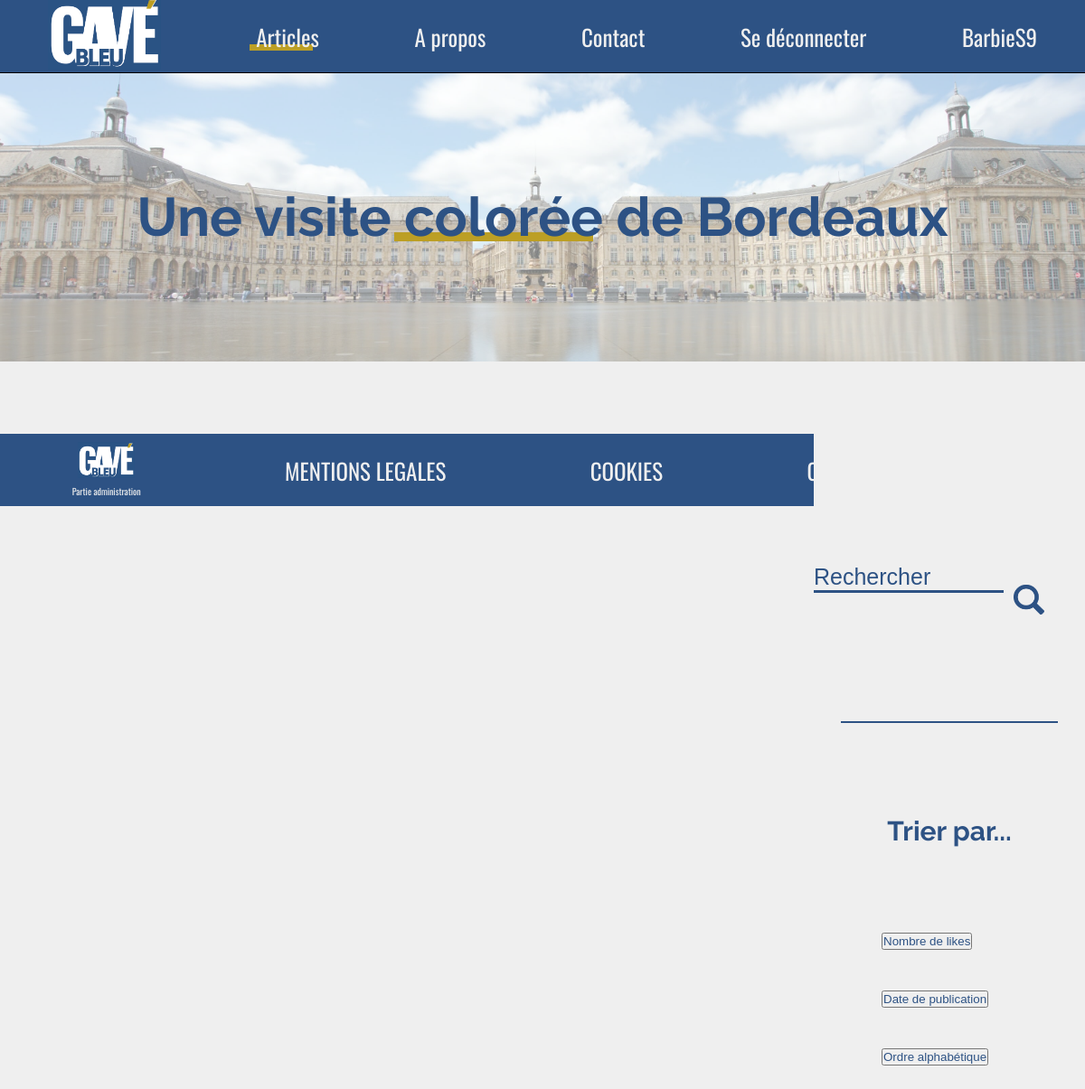
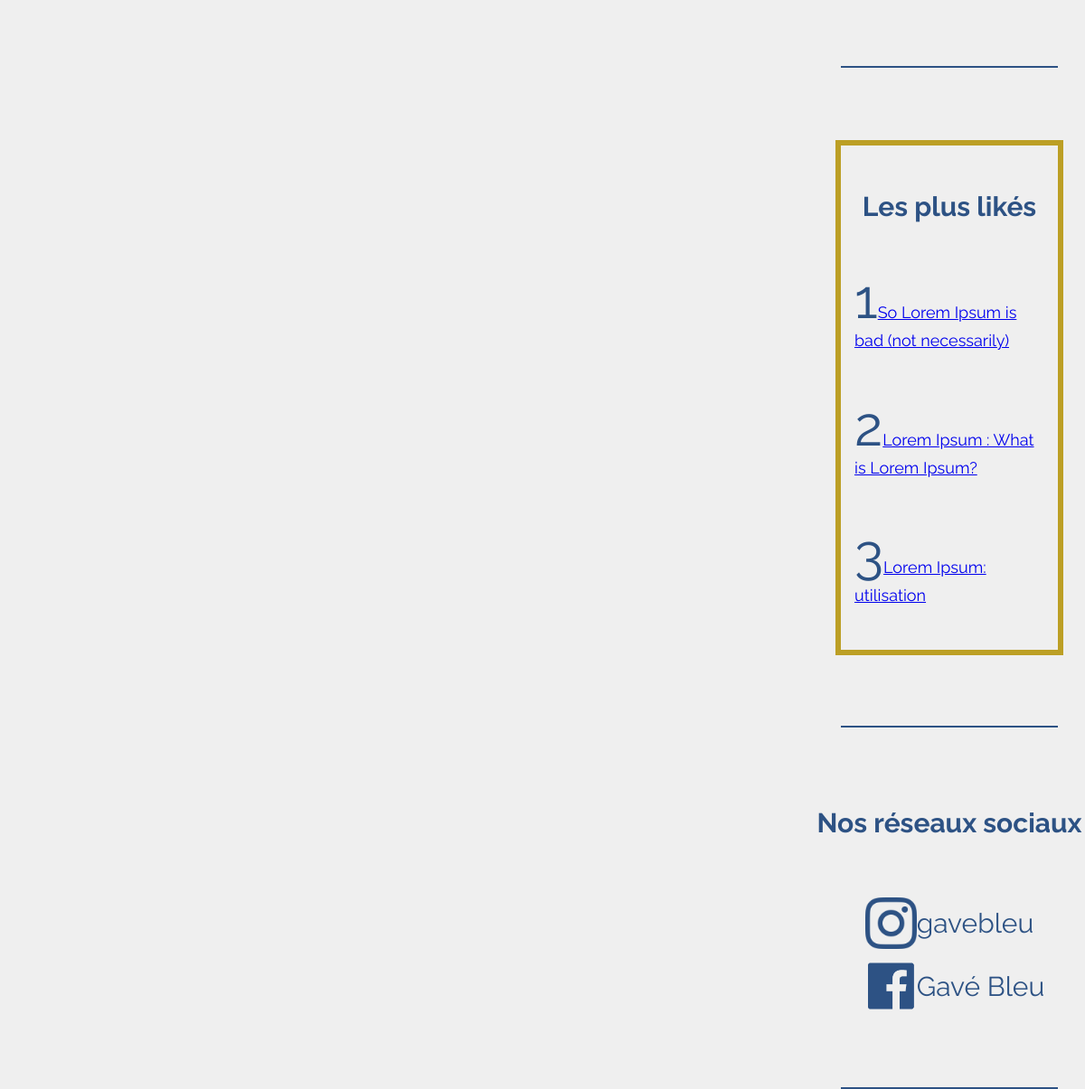
The app's page /profil.php?EMail=titou@gmail.com with its own data (2 pictures, top to bottom).
### tables this page shows
CREATE TABLE IF NOT EXISTS `user` (
  `Login` char(30) NOT NULL,
  `Pass` char(15) NOT NULL,
  `LastName` char(30) DEFAULT NULL,
  `FirstName` char(30) DEFAULT NULL,
  `EMail` char(50) NOT NULL,
  PRIMARY KEY (`Login`,`Pass`),
  KEY `USER_FK` (`Login`,`Pass`)
);

CREATE TABLE IF NOT EXISTS `article` (
  `NumArt` char(10) NOT NULL,
  `DtCreA` date DEFAULT NULL,
  `LibTitrA` text,
  `LibChapoA` text,
  `LibAccrochA` text,
  `Parag1A` text,
  `LibSsTitr1` text,
  `Parag2A` text,
  `LibSsTitr2` text,
  `Parag3A` text,
  `LibConclA` text,
  `UrlPhotA` char(255) DEFAULT NULL,
  `Likes` int(11) DEFAULT NULL,
  `NumAngl` char(8) NOT NULL,
  `NumThem` char(8) NOT NULL,
  `NumLang` char(8) NOT NULL,
  PRIMARY KEY (`NumArt`),
  KEY `ARTICLE_FK` (`NumArt`),
  KEY `FK_ASSOCIATION_1` (`NumAngl`),
  KEY `FK_ASSOCIATION_2` (`NumThem`),
  KEY `FK_ASSOCIATION_3` (`NumLang`)
);

### profil.php (the view, shortened to what this page needs)
<?php
include 'conect.php';
if(isset($_GET['EMail'])){
    $EMail = htmlspecialchars($_GET['EMail']);
    $reqUser = $bdPdo->prepare("SELECT * FROM USER WHERE EMAIL = ?");
    $reqUser->execute(array($EMail));
    $userInfo = $reqUser->fetch();
?>
<!DOCTYPE html>
<html lang="fr">
<head>
<link rel="stylesheet" type="text/css" href="style.css">
</head>
<body class="index-page">
    <section class="nav-bar">
        <a class="no-display" href="profil.php?EMail=<?=$EMail?> "><img class="logo-header" src="img/logo.png"></a>
        <a class="active" href="profil.php?EMail=<?=$EMail?> ">Articles</a>
        <a href="about.php?EMail=<?=$EMail?> ">A propos</a>
        <a href="contact.php?EMail=<?=$EMail?>">Contact</a>
        <a href="disconnectUser.php">Se déconnecter</a>
        <a href="editUserProfil.php?EMail=<?=$EMail?>"><?= $userInfo['Login'] ?></a>
    </section>
    <section class="first-container">
        <div class="first-container-filter">
            <h1 class="slogan">Une visite <span class="coloree">colorée</span> de Bordeaux</h1>
        </div>
    </section>
    <div class="fixed-bar">
        <div class="research-input-div">
            <form method="POST" action="">
                <input class="research-input" type="search" name="search" maxlength="20" placeholder="Rechercher">
                <button type="submit" name="rechercher" value="Rechercher"><img class="img-search" src="img/search.png"></button>
            </form>
            <hr class="horizontal-bar">
        </div>
        <div class="check-input-div">
            <h3>Trier par...</h3>
            <div>
                <label>
                    <form method="POST" action="">
                        <input type="submit" name="submitLikes" value="Nombre de likes">
                    </form>
                </label>
            </div>
            <div>
                <label>
                    <form method="POST" action="">
                        <input type="submit" name="submitDate" value="Date de publication">
                    </form>
                </label>
            </div>
            <div>
                <label>
                    <form method="POST" action="">
                        <input type="submit" name="submitAlphabet" value="Ordre alphabétique">
                    </form>
                </label>
            </div>
            <hr class="horizontal-bar">
        </div>
        <div class="plus-vus-div">
            <div class="les-plus-vus-container">
                <h3>Les plus likés</h3>
                <?php
                include "conect.php";
                $Article = $bdPdo ->query('SELECT * FROM Article ORDER BY Likes DESC ');
                $nbArticle = 1;
                while(($v = $Article->fetch()) AND $nbArticle <= 3) {
                ?>
                <p><span class="big-number"><?= $nbArticle; ?></span><a href="article.php?id=<?= $v['NumArt']?>"><?= $v['LibTitrA']; ?></a></p>
                <?php
                    $nbArticle++;
                }
                ?>
            </div>
            <hr class="horizontal-bar">
        </div>
        <div class="social-div">
            <h3>Nos réseaux sociaux</h3>
            <a href="#"><p><img class="logo-rs" src="img/insta.png"> gavebleu</p></a>
            <a href="#"><p><img class="logo-rs" src="img/fb.png"> Gavé Bleu</p></a>
        </div>
    </div>
    <footer>
        <div class="footer-link-admin">
            <a href="mdp.php"><img class="logo-footer" src="img/logo.png"></a>
            <a class="admin-link" href="mdp.php">Partie administration</a>
        </div>
        <a href="mentions.php?EMail=<?=$EMail?>">MENTIONS LEGALES</a>
        <a href="#">COOKIES</a>
        <a href="moderation.php?EMail=<?=$EMail?>">CHARTE DE MODERATION</a>
    </footer>
</body>
</html>
<?php }else{
    header("Location: index.php");
} ?>

### style.css (style rules this page uses)
* { margin: 0; padding: 0; }
html { font-size: 62.5%; }
body { height: 100%; font-family: 'Raleway', sans-serif; background-color: #EFEFEF; position: relative; }
h3 { font-size: 3rem; color: #2D5284; margin-bottom: 5rem; text-align: center; }
input, textarea { color: #2D5284 !important; }
.logo-header { height: 10vh; }
.logo-footer { height: 5vh; }
.nav-bar { position: fixed; top: 0; left: 0; height: 10vh; width: 100%; background-color: #2D5284; border-bottom: solid 1px #000; display: flex; justify-content: space-around; align-items: center; z-index: 10; }
.nav-bar a { color: #EFEFEF; text-decoration: none; position: relative; font-size: 2.5rem; font-family: 'Oswald', sans-serif; }
.nav-bar .active:before { content: ''; position: absolute; z-index: -1; bottom: 3px; left: -10%; height: 7px; width: 100%; background-color: #BC9F25; }
.first-container { height: 40vh; margin-top: 10vh; width: 100%; background-image: url(img/background.jpg); background-size: cover; background-position: center; }
.first-container-filter { width: 100%; height: 100%; background-color: rgba(255, 255, 255, .5); display: flex; justify-content: center; align-items: center; color: #2D5284; font-size: 4rem; }
.slogan { font-weight: 700; }
.coloree { position: relative; z-index: 5; }
.coloree:before { content: ''; z-index: -1; width: 100%; height: 10px; background-color: #BC9F25; position: absolute; bottom: 8px; left: -5%; }
.fixed-bar { width: 25%; background-color: #EFEFEF; position: absolute; overflow: hidden; margin-top: 50vh; margin-bottom: 1vh; top: 0; right: 0; z-index: 9; display: flex; flex-direction: column; align-items: center; }
.research-input { border-top: none; border-left: none; border-right: none; border-bottom: solid 3px #2D5284; width: 70%; font-size: 2.5rem; color: #2D5284; background-color: transparent; }
::placeholder { color: #2D5284; }
.img-search { position: absolute; right: 15%; }
.research-input-div { height: 20vh; width: 100%; position: relative; display: flex; justify-content: center; align-items: center; margin-top: 10vh; padding-bottom: 10vh; }
.horizontal-bar { width: 80%; background-color: #2D5284; position: absolute; bottom: 0; border: none; height: 2px; display: block; left: 50%; transform: translateX(-50%); }
.check-input-div { height: 40vh; width: 100%; position: relative; display: flex; flex-direction: column; justify-content: space-around; align-items: center; margin-top: 10vh; padding-bottom: 10vh; }
.check-input-div div { margin-left: 50%; width: 100%; display: flex; align-items: center; justify-content: center; flex-wrap: nowrap; }
.check-input-div div label { width: 100%; font-size: 1.7rem; color: #2D5284; }
.plus-vus-div { display: flex; justify-content: center; align-items: center; width: 100%; position: relative; margin-top: 10vh; padding-bottom: 10vh; }
.les-plus-vus-container { width: 80%; border: solid 6px #BC9F25; }
.les-plus-vus-container h3 { margin-top: 5rem; }
.les-plus-vus-container p { font-size: 1.8rem; padding-left: 15px; padding-right: 15px; margin-bottom: 5rem; color: #2D5284; }
.big-number { font-size: 6rem; color: #2D5284; }
.social-div { display: flex; flex-direction: column; align-items: center; justify-content: space-around; height: 30vh; margin-top: 10vh; padding-bottom: 10vh; }
.social-div a p { display: flex; justify-content: center; flex-direction: row; align-items: center; color: #2D5284; }
.social-div a { text-decoration: none; }
.social-div p { font-size: 3rem; }
.index-page { position: relative; }
.index-page footer { bottom: 0; margin-top: 10vh; }
footer { display: flex; justify-content: space-around; align-items: center; width: 100%; height: 10vh; z-index: 101; background-color: #2D5284; }
footer a { color: #EFEFEF; text-decoration: none; font-size: 2.5rem; font-family: 'Oswald'; }
.footer-link-admin { display: flex; flex-direction: column; align-items: center; }
.admin-link { font-size: 1rem; }

### records on screen
user: Login "BarbieS9"
article: LibTitrA "So Lorem Ipsum is bad (not necessarily)"
article: LibTitrA "Lorem Ipsum : What is Lorem Ipsum?"
article: LibTitrA "Lorem Ipsum: utilisation"
